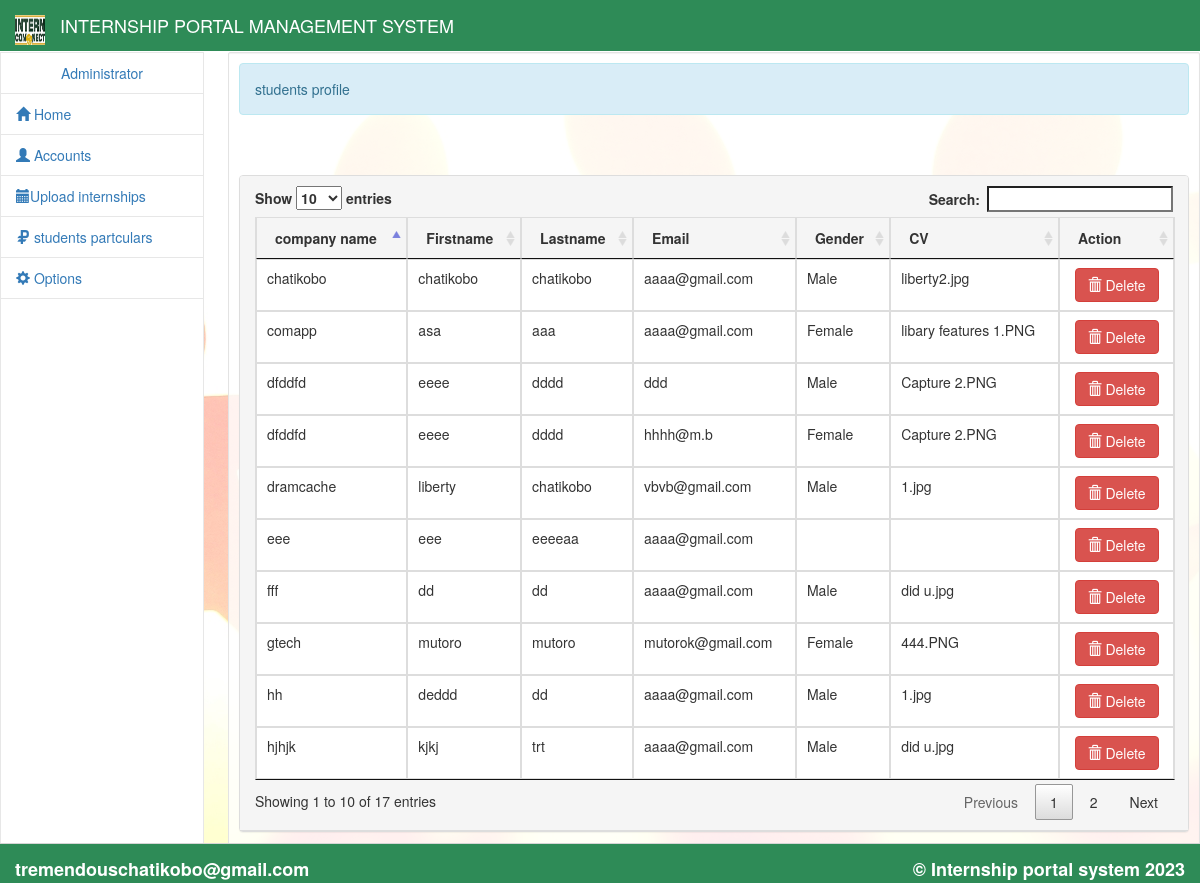
Page /admin/student.php (signed in) on the committed database.
### tables this page shows
CREATE TABLE IF NOT EXISTS `fill_details` (
  `id` int(8) NOT NULL,
  `company_name` varchar(40) NOT NULL,
  `first_name` varchar(40) NOT NULL,
  `last_name` varchar(40) NOT NULL,
  `email` varchar(40) NOT NULL,
  `gender` varchar(20) NOT NULL,
  `file` varchar(100) NOT NULL
);

### admin/student.php (the view, shortened to what this page needs)
<!DOCTYPE html>
<?php
	require_once '../connect.php';
?>
<html lang = "eng">
	<head>
		<link rel = "stylesheet" type = "text/css" href = "../css/bootstrap.css" />
		<link rel = "stylesheet" type = "text/css" href = "../css/style.css" />
		<link rel = "stylesheet" type = "text/css" href = "../css/jquery-ui.css" />
		<link rel = "stylesheet" type = "text/css" href = "../css/jquery.dataTables.css" />
	</head>
<body>
<?php include'head.php'?>
<?php include 'sidebar.php'?>
		<div id = "sidecontent" class = "well pull-right">
				<div class = "alert alert-info">students profile</div>
				<br />
				<br />
				<div id = "s_table" class = "panel panel-default">
					<div  class = " panel-heading">
						<table id = "table" class = "table table-bordered">
							<thead>
								<tr>
									<th>company name</th>
									<th>Firstname</th>
									<th>Lastname</th>
									<th>Email</th>
									<th>Gender</th>
									<th>CV</th>
									<th>Action</th>
								</tr>
							</thead>
							<tbody>
								<?php
									$s_query = $conn->query("SELECT * FROM `fill_details`") or die(mysqli_error());
									while($s_fetch = $s_query->fetch_array()){
								?>
								<tr>
									<td><?php echo $s_fetch['company_name']?></td>
									<td><?php echo $s_fetch['first_name']?></td>
									<td><?php echo $s_fetch['last_name']?></td>
									<td><?php echo $s_fetch['email']?></td>
									<td><?php echo $s_fetch['gender']?></td>
									<td><?php echo $s_fetch['file']?></td>
									<td><center> <a href = "#" name = "<?php echo $s_fetch['id']?>" data-toggle = "modal" data-target = "#delete_student" class = "btn btn-danger id"><span class=  "glyphicon glyphicon-trash"></span> Delete</a></center></td>
								</tr>
								<?php
									}
								?>
							</tbody>
						</table>
					</div>
				</div>
		</div>
	<br />
	<br />
	<br />
	<br />
	<br />
	<br />
	<br />
	<br />
	<br />
	<nav class = "navbar-default" id = "footer">
		<label class = "navbar-brand pull-right">&copy; Internship portal system  <?php echo date('Y', strtotime('+8 HOURS'))?></label>
		<label class = "navbar-brand ">tremendouschatikobo@gmail.com</label>
	</nav>
</body>
</html>

### admin/sidebar.php (shortened to what this page needs)
<div id = "sidebar">
	<ul id = "menu" class = "nav menu">
		<li>
			<a>
				<?php
					require_once '../connect.php';
					$q_admin_side = $conn->query("SELECT * FROM `admin` WHERE `admin_id` = '$_SESSION[admin_id]'") or die(mysqli_error());
					$f_admin_side = $q_admin_side->fetch_array();
					echo "<center>".$f_admin_side['name']."</center>";
				?>
			</a>
		</li>
		<li><a href = "home.php"><i class = "glyphicon glyphicon-home"></i> Home</a></li>
		<li><a href = ""><i class = "glyphicon glyphicon-user"></i> Accounts</a>
		</li>
		<li><a href = "activity.php"><i class = "glyphicon glyphicon-calendar"></i>Upload internships</a></li>
		<li><a href = "student.php"><i class = "glyphicon glyphicon-ruble"></i> students partculars</a></li>
		<li><a href = ""><i class = "glyphicon glyphicon-cog"></i> Options</a>
		</li>
	</ul>
</div>

### css/style.css (style rules this page uses)
body { background:url('../images/background.jpg') no-repeat; }
#footer { height:40px; width:100%; filter: none; border: 1px solid #D5D5D5; position: fixed; right: 0; left: 0; z-index: 1030; bottom: 0; border-width: 1px 0 0; }
#sidebar { top:52px; width:17%; position:fixed; height:100%; border:1px solid #e7e7e7; background-color:#fff; }
#sidecontent { width:81%; word-wrap:break-word; margin-top:52px; background-color:rgba(255, 255, 255, 0.8); padding:10px; border-radius:2px; }
.menu li { border-bottom:1px solid #E7E7E7; }

### rows in the picture
fill_details: company_name "hh", first_name "deddd", last_name "dd", email "aaaa@gmail.com", gender "Male", file "1.jpg"
fill_details: company_name "gtech", first_name "mutoro", last_name "mutoro", email "mutorok@gmail.com", gender "Female", file "444.PNG"
fill_details: company_name "eee", first_name "eee", last_name "eeeeaa", email "aaaa@gmail.com"
fill_details: company_name "fff", first_name "dd", last_name "dd", email "aaaa@gmail.com", gender "Male", file "did u.jpg"
fill_details: company_name "hjhjk", first_name "kjkj", last_name "trt", email "aaaa@gmail.com", gender "Male", file "did u.jpg"
fill_details: company_name "comapp", first_name "asa", last_name "aaa", email "aaaa@gmail.com", gender "Female", file "libary features 1.PNG"
fill_details: company_name "chatikobo", first_name "chatikobo", last_name "chatikobo", email "aaaa@gmail.com", gender "Male", file "liberty2.jpg"
fill_details: company_name "dfddfd", first_name "eeee", last_name "dddd", email "ddd", gender "Male", file "Capture 2.PNG"
fill_details: company_name "dfddfd", first_name "eeee", last_name "dddd", email "hhhh@m.b", gender "Female", file "Capture 2.PNG"
fill_details: company_name "dramcache", first_name "liberty", last_name "chatikobo", email "vbvb@gmail.com", gender "Male", file "1.jpg"

### other values in the picture
$f_admin_side['name'] "Administrator"
